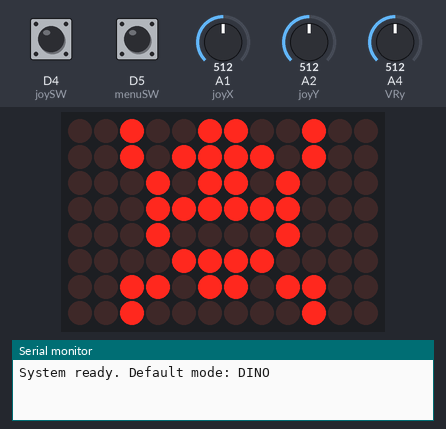
The sketch below on a simulated Arduino Uno R4 WiFi. Shown: 12×8 LED matrix, the last lines printed to the serial monitor. Inputs (shaded band) come from the test bench; at power-on: A4 (VRy) = 512, A1 (joyX) = 512, D4 (joySW) HIGH, D5 (menuSW) HIGH, A2 (joyY) = 512. USB keyboard and mouse output is not drawn.

Above: at 1.2 s.
1.3 s: A4 (VRy) set to 466
2.8 s: A4 (VRy) set to 440
At 3.9 s:
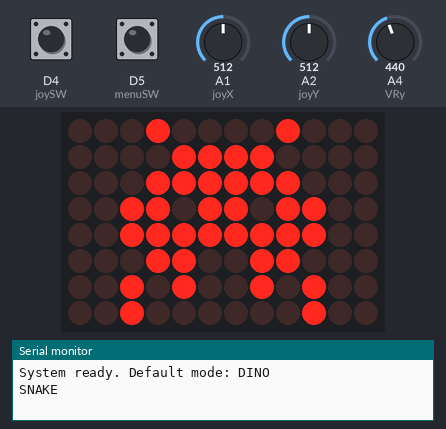
4.3 s: A1 (joyX) set to 603
5.8 s: A1 (joyX) set to 631
At 6.3 s:
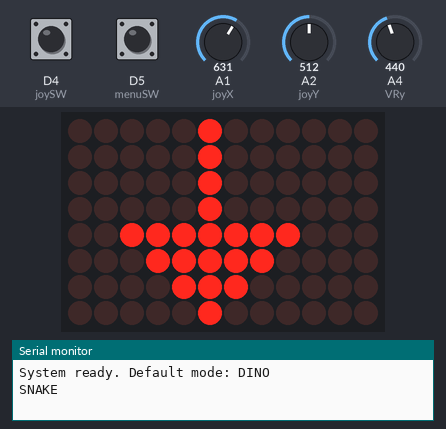
7.3 s: D4 (joySW) pulled LOW for 0.15 s
At 7.38 s:
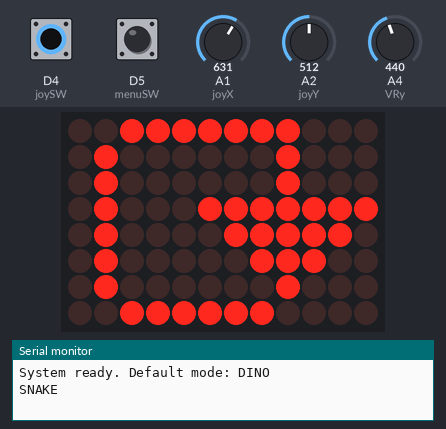
8.9 s: A1 (joyX) set to 306
At 9.8 s:
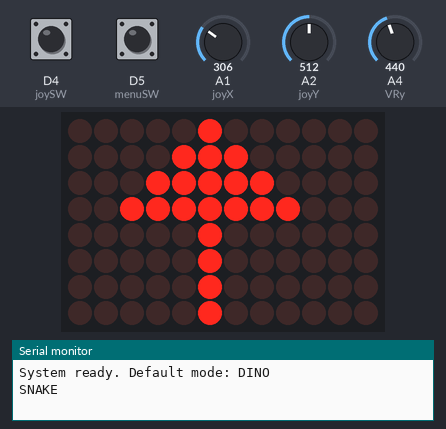
Timing chart, 0 to 11.4 s (numbered marks = the images above; inputs shaded):
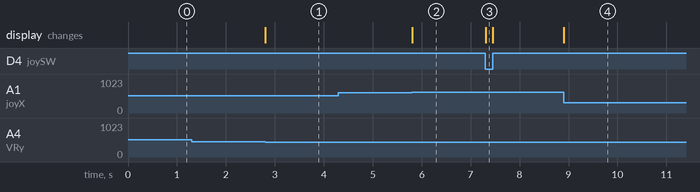

Measured:
- the behaviour switches between 450 and 449 on A4 (VRy) (found by bisection; images 0 and 1)
- the behaviour switches between 612 and 613 on A1 (joyX) (found by bisection; images 1 and 2)
- after the input at 1.3 s, every drawn part: stays the same
- after the input at 2.8 s, the display: changes at once (image 1)
- after the input at 4.3 s, every drawn part: stays the same
- after the input at 5.8 s, the display: changes at once (image 2)
- after the input at 7.3 s, the display: changes at once (image 3)
- after the input at 8.9 s, the display: changes at once (image 4)

The sketch:

arduino_mode_switch.ino
```cpp
#include <Keyboard.h>
#include "Arduino_LED_Matrix.h"

// -----------------------------
// MODE VARIABLES
// -----------------------------
int currentMode = 1;       // 1 = Dino, 2 = Snake
const int totalModes = 2;
unsigned long flashUntil = 0;
bool flashing = false;

// -----------------------------
// DINO + SNAKE JOYSTICK & GAME VARIABLES
// -----------------------------
const int joyX = A1;
const int joyY = A2;
const int joySW = 4;
int lastDir = 0;

bool lastDuck = false;
bool lastButtonDino = false;
bool lastButtonSnake = false;

// Deadzone / thresholds
const int centerMin = 460;
const int centerMax = 560;
const int upThreshold = 300;    // joystick pushed UP
const int downThreshold = 700;  // joystick pushed DOWN

// -----------------------------
// MENU JOYSTICK & MATRIX
// -----------------------------
const int menuSW = 5;
const int VRx = A3;
const int VRy = A4;
bool lastButtonMenu = false;

ArduinoLEDMatrix matrix;

// LED Pattern for Snake
uint8_t snakePattern[8][12] = {
  {0,0,0,1,0,0,0,0,1,0,0,0},
  {0,0,0,0,1,1,1,1,0,0,0,0},
  {0,0,0,1,1,1,1,1,1,0,0,0},
  {0,0,1,1,0,1,1,0,1,1,0,0},
  {0,0,1,1,1,1,1,1,1,1,0,0},
  {0,0,0,1,1,0,0,1,1,0,0,0},
  {0,0,1,0,1,0,0,1,0,1,0,0},
  {0,0,1,0,0,0,0,0,0,1,0,0}
};

// LED Pattern for Dino
uint8_t dinoPattern[8][12] = {
  {0,0,1,0,0,1,1,0,0,1,0,0},
  {0,0,1,0,1,1,1,1,0,1,0,0},
  {0,0,0,1,0,1,1,0,1,0,0,0},
  {0,0,0,1,1,1,1,1,1,0,0,0},
  {0,0,0,1,0,0,0,0,1,0,0,0},
  {0,0,0,0,1,1,1,1,0,0,0,0},
  {0,0,1,1,0,1,1,0,1,1,0,0},
  {0,0,1,0,0,0,0,0,0,1,0,0}
};

// LED Pattern for LEFT
uint8_t leftPattern[8][12] = {
  {0,0,0,1,0,0,0,0,0,0,0,0},
  {0,0,1,1,0,0,0,0,0,0,0,0},
  {0,1,1,1,0,0,0,0,0,0,0,0},
  {1,1,1,1,1,1,1,1,0,0,0,0},
  {0,1,1,1,0,0,0,0,0,0,0,0},
  {0,0,1,1,0,0,0,0,0,0,0,0},
  {0,0,0,1,0,0,0,0,0,0,0,0},
  {0,0,0,0,0,0,0,0,0,0,0,0}
};

// LED Pattern for UP
uint8_t upPattern[8][12] = {
  {0,0,0,0,0,1,0,0,0,0,0,0},
  {0,0,0,0,1,1,1,0,0,0,0,0},
  {0,0,0,1,1,1,1,1,0,0,0,0},
  {0,0,1,1,1,1,1,1,1,0,0,0},
  {0,0,0,0,0,1,0,0,0,0,0,0},
  {0,0,0,0,0,1,0,0,0,0,0,0},
  {0,0,0,0,0,1,0,0,0,0,0,0},
  {0,0,0,0,0,1,0,0,0,0,0,0}
};

// LED Pattern for DOWN
uint8_t downPattern[8][12] = {
  {0,0,0,0,0,1,0,0,0,0,0,0},
  {0,0,0,0,0,1,0,0,0,0,0,0},
  {0,0,0,0,0,1,0,0,0,0,0,0},
  {0,0,0,0,0,1,0,0,0,0,0,0},
  {0,0,1,1,1,1,1,1,1,0,0,0},
  {0,0,0,1,1,1,1,1,0,0,0,0},
  {0,0,0,0,1,1,1,0,0,0,0,0},
  {0,0,0,0,0,1,0,0,0,0,0,0}
};

// LED Pattern for RIGHT
uint8_t rightPattern[8][12] = {
  {0,0,0,0,0,0,0,0,1,0,0,0},
  {0,0,0,0,0,0,0,0,1,1,0,0},
  {0,0,0,0,0,0,0,0,1,1,1,0},
  {0,0,0,0,1,1,1,1,1,1,1,1},
  {0,0,0,0,0,0,0,0,1,1,1,0},
  {0,0,0,0,0,0,0,0,1,1,0,0},
  {0,0,0,0,0,0,0,0,1,0,0,0},
  {0,0,0,0,0,0,0,0,0,0,0,0}
};

// LED Pattern for RESET
uint8_t resetPattern[8][12] = {
  {0,0,1,1,1,1,1,1,1,0,0,0},
  {0,1,0,0,0,0,0,0,1,0,0,0},
  {0,1,0,0,0,0,0,0,1,0,0,0},
  {0,1,0,0,0,1,1,1,1,1,1,1},
  {0,1,0,0,0,0,1,1,1,1,1,0},
  {0,1,0,0,0,0,0,1,1,1,0,0},
  {0,1,0,0,0,0,0,0,1,0,0,0},
  {0,0,1,1,1,1,1,1,0,0,0,0}
};

uint8_t (*currentPattern)[12] = dinoPattern;  // default pattern

// -----------------------------
// SETUP
// -----------------------------
void setup() {
  Serial.begin(9600);
  Keyboard.begin();

  // Game
  pinMode(joySW, INPUT_PULLUP);

  // Menu
  pinMode(menuSW, INPUT_PULLUP);
  matrix.begin();

  Serial.println("System ready. Default mode: DINO");
}

void loop() {
  handleMenuJoystick();  // switch modes & read button
  handleGameMode();      // run the selected game
}

// -----------------------------
// Menu joystick handling
// -----------------------------
void handleMenuJoystick() {
  int y = analogRead(VRy);
  int sw1 = digitalRead(menuSW);

  // LEFT → Dino
  if (y > 570 && currentMode != 1) {
    currentMode = 1;
    Serial.println("DINO");
  }
  // RIGHT → Snake
  else if (y < 450 && currentMode != 2) {
    currentMode = 2;
    Serial.println("SNAKE");
  }

  // Menu button press (to start game)
  if (sw1 == LOW && lastButtonMenu == HIGH) {
    Serial.println("START");
  }
  lastButtonMenu = sw1;
}

// -----------------------------
// Run selected game
// -----------------------------
void handleGameMode() {
  if (currentMode == 1) {
    runDino();   // your existing Dino joystick/game code
  } else if (currentMode == 2) {
    lastDir = 0;
    runSnake();  // your existing Snake joystick/game code
  }
}
// -----------------------------
// DINO MODE FUNCTION
// -----------------------------
void runDino() {

// -----------------------------
  //   Joystick Reading
  // -----------------------------
  int xVal = analogRead(joyX);
  bool swPressed = (digitalRead(joySW) == LOW);
  unsigned long now = millis();

  bool jumpTriggered = false;

  // ----------------------------------
  // Restore main pattern after flash
  // ----------------------------------
  if (flashing && now >= flashUntil) {
    currentPattern = dinoPattern;   // switch back to base animation
    flashing = false;
  }

    // If not flashing, always show base dino icon
  if (!flashing) {
    currentPattern = dinoPattern;
  }

  // Draw whatever pattern should currently be lit
  matrix.renderBitmap(currentPattern, 8, 12);

  // -----------------------------
  //   JOYSTICK UP → JUMP
  // -----------------------------
  if (xVal < upThreshold) {
    // Only fire jump once per push upward
    if (!jumpTriggered) {
      Keyboard.press(' ');
      delay(5);
      Keyboard.release(' ');

      jumpTriggered = true;

      // LED: show UP pattern for 1.5 sec
      currentPattern = upPattern;
      flashUntil = now + 800;
      flashing = true;
    }
  }

  // -----------------------------
  //   JOYSTICK DOWN → DUCK (hold)
  // -----------------------------
  bool duckNow = (xVal > downThreshold);

  if (duckNow && !lastDuck) {
    Keyboard.press(KEY_DOWN_ARROW);

    // LED: show DOWN pattern for 1.2 sec
    currentPattern = downPattern;
    flashUntil = now + 800;
    flashing = true;
  }
  else if (!duckNow && lastDuck) {
    Keyboard.release(KEY_DOWN_ARROW);
  }
  lastDuck = duckNow;

  // -----------------------------
  //   JOYSTICK BUTTON → RESTART GAME
  //   Only presses UP arrow once per click
  // -----------------------------
  if (swPressed && !lastButtonDino) {
    Keyboard.press(KEY_UP_ARROW);   // restart game
    delay(5);
    Keyboard.release(KEY_UP_ARROW);

    // LED: show UP pattern for 1.5 sec
      currentPattern = resetPattern;
      flashUntil = now + 800;
      flashing = true;
  }
  lastButtonDino = swPressed;

  delay(1);
}

// -----------------------------
// SNAKE MODE FUNCTION
// -----------------------------
void runSnake() {
  int x = analogRead(joyX);
  int y = analogRead(joyY);
  int sw = digitalRead(joySW);
  unsigned long now = millis();

  // ----------------------------------
  // Restore main pattern after flash
  // ----------------------------------
  if (flashing && now >= flashUntil) {
    currentPattern = snakePattern;   // switch back to base animation
    flashing = false;
  }

  // If not flashing, always show base snake icon
  if (!flashing) {
    currentPattern = snakePattern;
  }

  // LED pattern
  matrix.renderBitmap(currentPattern, 8, 12);

  // -------- DEAD ZONE + AXIS PRIORITY --------- //
  const int center = 512;
  const int threshold = 100; // joystick must move ±100 to register

  int xVal = analogRead(joyX) - center;
  int yVal = analogRead(joyY) - center;

  int dir = 0; // 0 = neutral, 1=UP,2=DOWN,3=LEFT,4=RIGHT

  if (abs(xVal) > abs(yVal)) {
    // X axis dominant
    if (xVal < -threshold) dir = 3; // LEFT
    else if (xVal > threshold) dir = 4; // RIGHT
  }
  else {
    // Y axis dominant
    if (yVal < -threshold) dir = 1; // UP
    else if (yVal > threshold) dir = 2; // DOWN
}


 // Send only if changed
  if (dir != 0 && dir != lastDir) {
    // Release previous key first
    Keyboard.releaseAll();

    if (dir == 1) Keyboard.press(KEY_RIGHT_ARROW);
      else if (dir == 2) Keyboard.press(KEY_LEFT_ARROW);
      else if (dir == 3) Keyboard.press(KEY_UP_ARROW);
      else if (dir == 4) Keyboard.press(KEY_DOWN_ARROW);

    // ---- LED FLASH ---- //
    if (dir == 1)      currentPattern = rightPattern;
      else if (dir == 2) currentPattern = leftPattern;
      else if (dir == 3) currentPattern = upPattern;
      else if (dir == 4) currentPattern = downPattern;

    flashing = true;
    flashUntil = millis() + 800; // flash duration (ms)

    lastDir = dir;
  }

  // BUTTON → Restart game
  if (sw == LOW && !lastButtonSnake) {
    Keyboard.press(' '); // trigger restart
    delay(5);
    Keyboard.release(' ');

    // LED: show UP pattern for 1.5 sec
      currentPattern = resetPattern;
      flashUntil = now + 800;
      flashing = true;
  }
  lastButtonSnake = sw;

  delay(1);
}
```
